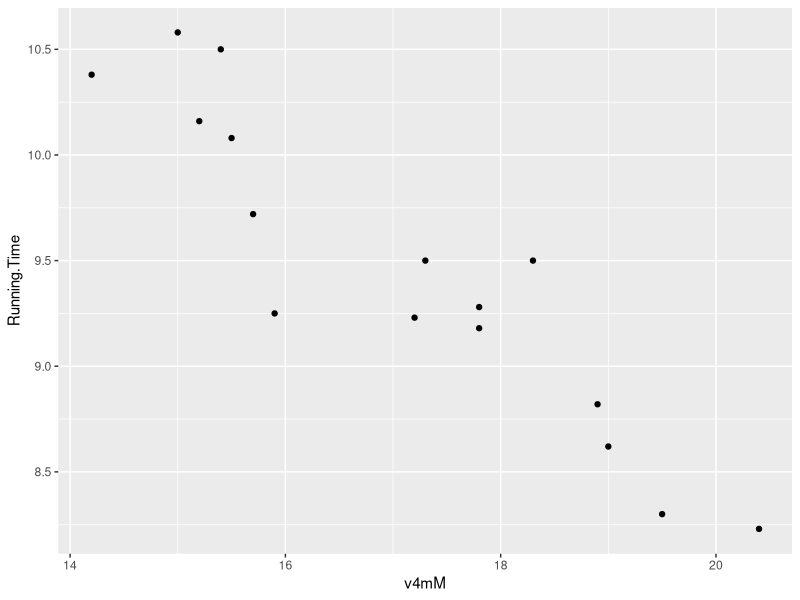
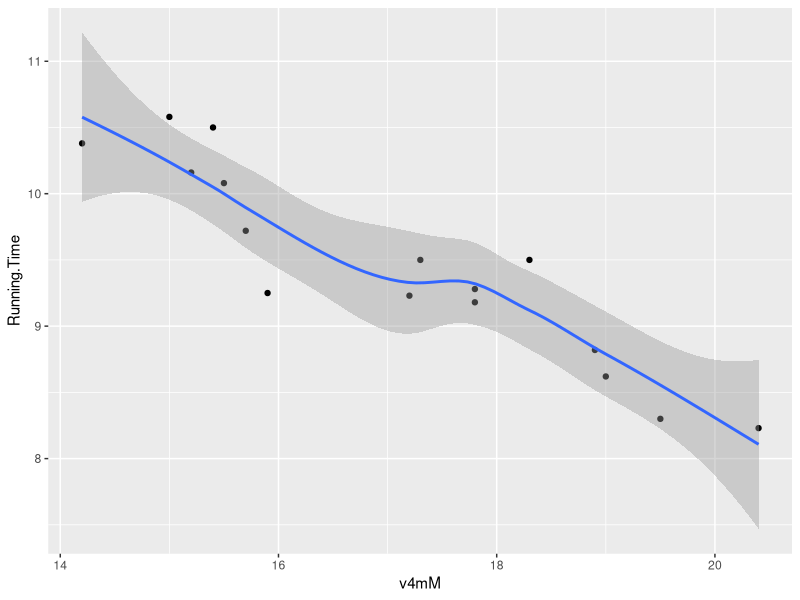
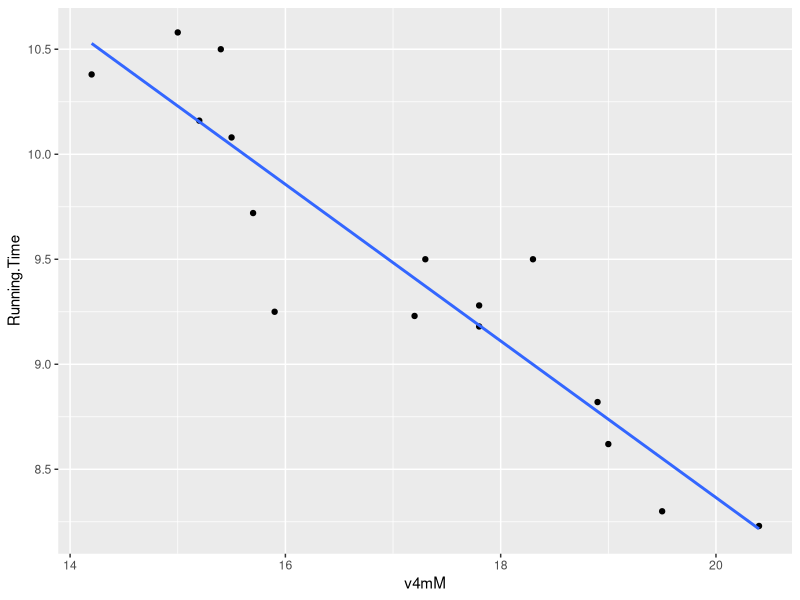
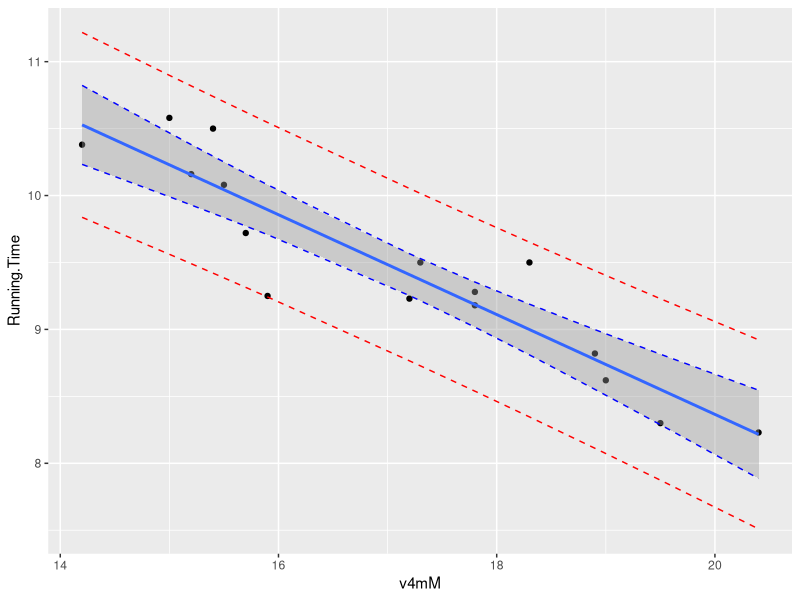

The R source for these figures, in order:
## ---- chunk 1
knitr::opts_chunk$set(echo = TRUE)
## ---- chunk 2
library(tidyverse)
## ---- chunk 3
running = read.csv("3krunning.csv", header = TRUE)
head(running)
## ---- chunk 4
running %>%
  summarise(Mean_v4mM = mean(v4mM),
            SD_v4mM = sd(v4mM),
            Mean_vTlac = mean(vTlac),
            SD_vTlac = sd(vTlac)
            )

## ---- chunk 5

ggplot(running, aes(x = v4mM , y = Running.Time))+
  geom_point()

## ---- chunk 6


ggplot(running, aes(x = v4mM , y = Running.Time))+
  geom_point()+
  geom_smooth()
## ---- chunk 7

running %>% select(v4mM, Running.Time) %>% cor()

## ---- chunk 8

ggplot(running, aes(x = v4mM , y = Running.Time))+
  geom_point()+
  geom_smooth(method = "lm", se = FALSE)
## ---- chunk 9

model = lm(Running.Time ~ v4mM, running)
model

## ---- chunk 10

equation = paste("Y = ", model$coefficients[-1],"*X + ",  model$coefficients[1])
equation
## ---- chunk 11

v4mM_pred = data.frame(
  v4mM = c(14, 15, 16, 17, 18, 19, 20))

## ---- chunk 12
predict(model, newdata = v4mM_pred, interval = "confidence")
predict(model, newdata = v4mM_pred, interval = "prediction")

## ---- chunk 13
preds_prediction = predict(model, newdata = running, interval = "prediction")

preds_prediction <- data.frame(preds_prediction)

preds_prediction <- preds_prediction %>% rename(
  fit = fit,
  lwr_pred = lwr,
  upr_pred = upr
)

preds_confidence = predict(model, newdata = running, interval = "confidence")

preds_confidence <- data.frame(preds_confidence)

preds_confidence <- preds_confidence %>% rename(
  lwr_con = lwr,
  upr_con = upr
) %>%
  select(lwr_con, upr_con)


df2 = data.frame(cbind(running, preds_confidence, preds_prediction))

ggplot(df2, aes(y = Running.Time, x = v4mM)) +
         geom_point() +
          stat_smooth(method = lm) +
          geom_line(aes(y = lwr_pred), color = "red", linetype = "dashed")+
          geom_line(aes(y = upr_pred), color = "red", linetype = "dashed")+
          geom_line(aes(y = upr_con), color = "blue", linetype = "dashed")+
          geom_line(aes(y = lwr_con), color = "blue", linetype = "dashed")
## ---- chunk 14

predict(model, newdata = data.frame(v4mM = 18.9))

## ---- chunk 15

predict(model, newdata = data.frame(v4mM = 2.6))

